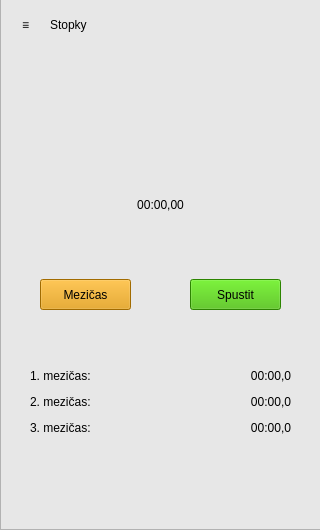
<?xml version="1.0" encoding="UTF-8"?>
<ui version="4.0">
 <class>calc_main</class>
 <widget class="QWidget" name="calc_main">
  <property name="geometry">
   <rect>
    <x>0</x>
    <y>0</y>
    <width>320</width>
    <height>530</height>
   </rect>
  </property>
  <property name="windowTitle">
   <string>calc_main</string>
  </property>
  <property name="styleSheet">
   <string notr="true">border-color: rgb(0, 0, 0);
background-color: rgb(167, 167, 167);</string>
  </property>
  <widget class="QFrame" name="frame">
   <property name="geometry">
    <rect>
     <x>0</x>
     <y>-1</y>
     <width>321</width>
     <height>531</height>
    </rect>
   </property>
   <property name="styleSheet">
    <string notr="true">background-color: rgb(231, 231, 231);</string>
   </property>
   <property name="frameShape">
    <enum>QFrame::StyledPanel</enum>
   </property>
   <property name="frameShadow">
    <enum>QFrame::Raised</enum>
   </property>
   <widget class="QToolButton" name="toolButton">
    <property name="geometry">
     <rect>
      <x>10</x>
      <y>10</y>
      <width>31</width>
      <height>31</height>
     </rect>
    </property>
    <property name="styleSheet">
     <string notr="true">font: 14pt &quot;MS Shell Dlg 2&quot;;
background-color: rgb(231, 231, 231);
border: none;</string>
    </property>
    <property name="text">
     <string>≡</string>
    </property>
   </widget>
   <widget class="QLabel" name="mod">
    <property name="geometry">
     <rect>
      <x>50</x>
      <y>11</y>
      <width>150</width>
      <height>30</height>
     </rect>
    </property>
    <property name="styleSheet">
     <string notr="true">font: 14pt &quot;MS Shell Dlg 2&quot;;</string>
    </property>
    <property name="text">
     <string>Stopky</string>
    </property>
   </widget>
   <widget class="QLabel" name="label_4">
    <property name="geometry">
     <rect>
      <x>80</x>
      <y>180</y>
      <width>161</width>
      <height>51</height>
     </rect>
    </property>
    <property name="styleSheet">
     <string notr="true">font: 30pt &quot;MS Shell Dlg 2&quot;;</string>
    </property>
    <property name="text">
     <string>00:00,00</string>
    </property>
    <property name="alignment">
     <set>Qt::AlignCenter</set>
    </property>
   </widget>
   <widget class="QPushButton" name="pushButton">
    <property name="geometry">
     <rect>
      <x>40</x>
      <y>280</y>
      <width>91</width>
      <height>31</height>
     </rect>
    </property>
    <property name="styleSheet">
     <string notr="true">font: 14pt &quot;MS Shell Dlg 2&quot;;
background-color: rgb(225, 150, 0);</string>
    </property>
    <property name="text">
     <string>Mezičas</string>
    </property>
   </widget>
   <widget class="QPushButton" name="pushButton_2">
    <property name="geometry">
     <rect>
      <x>190</x>
      <y>280</y>
      <width>91</width>
      <height>31</height>
     </rect>
    </property>
    <property name="styleSheet">
     <string notr="true">font: 14pt &quot;MS Shell Dlg 2&quot;;
background-color: rgb(62, 185, 0);</string>
    </property>
    <property name="text">
     <string>Spustit</string>
    </property>
   </widget>
   <widget class="QLabel" name="label">
    <property name="geometry">
     <rect>
      <x>30</x>
      <y>370</y>
      <width>101</width>
      <height>141</height>
     </rect>
    </property>
    <property name="styleSheet">
     <string notr="true">font: 14pt &quot;MS Shell Dlg 2&quot;;</string>
    </property>
    <property name="text">
     <string>&lt;html&gt;&lt;head/&gt;&lt;body&gt;&lt;p&gt;1. mezičas:&lt;/p&gt;&lt;p&gt;2. mezičas:&lt;/p&gt;&lt;p&gt;3. mezičas:&lt;/p&gt;&lt;/body&gt;&lt;/html&gt;</string>
    </property>
    <property name="alignment">
     <set>Qt::AlignLeading|Qt::AlignLeft|Qt::AlignTop</set>
    </property>
   </widget>
   <widget class="QLabel" name="label_2">
    <property name="geometry">
     <rect>
      <x>190</x>
      <y>370</y>
      <width>101</width>
      <height>141</height>
     </rect>
    </property>
    <property name="styleSheet">
     <string notr="true">font: 14pt &quot;MS Shell Dlg 2&quot;;</string>
    </property>
    <property name="text">
     <string>&lt;html&gt;&lt;head/&gt;&lt;body&gt;&lt;p&gt;00:00,0&lt;/p&gt;&lt;p&gt;00:00,0&lt;/p&gt;&lt;p&gt;00:00,0&lt;/p&gt;&lt;/body&gt;&lt;/html&gt;</string>
    </property>
    <property name="alignment">
     <set>Qt::AlignRight|Qt::AlignTop|Qt::AlignTrailing</set>
    </property>
   </widget>
  </widget>
 </widget>
 <resources/>
 <connections/>
</ui>
